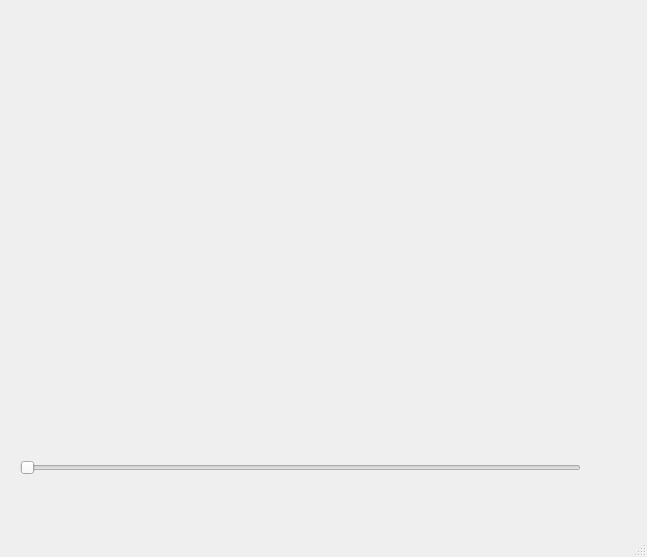
<?xml version="1.0" encoding="UTF-8"?>
<ui version="4.0">
 <class>MainWindow</class>
 <widget class="QMainWindow" name="MainWindow">
  <property name="geometry">
   <rect>
    <x>0</x>
    <y>0</y>
    <width>647</width>
    <height>557</height>
   </rect>
  </property>
  <property name="windowTitle">
   <string>MainWindow</string>
  </property>
  <widget class="QWidget" name="centralwidget">
   <widget class="QLabel" name="label">
    <property name="geometry">
     <rect>
      <x>90</x>
      <y>40</y>
      <width>361</width>
      <height>361</height>
     </rect>
    </property>
    <property name="styleSheet">
     <string notr="true">QLabel{
 background-image: url(:/dial.png);
 background-position: center;
 background-repeat:no-repeat;

}</string>
    </property>
    <property name="text">
     <string/>
    </property>
   </widget>
   <widget class="QSlider" name="horizontalSlider">
    <property name="geometry">
     <rect>
      <x>20</x>
      <y>460</y>
      <width>561</width>
      <height>16</height>
     </rect>
    </property>
    <property name="maximum">
     <number>270</number>
    </property>
    <property name="orientation">
     <enum>Qt::Orientation::Horizontal</enum>
    </property>
   </widget>
  </widget>
  <widget class="QMenuBar" name="menubar">
   <property name="geometry">
    <rect>
     <x>0</x>
     <y>0</y>
     <width>647</width>
     <height>22</height>
    </rect>
   </property>
  </widget>
  <widget class="QStatusBar" name="statusbar"/>
 </widget>
 <resources/>
 <connections/>
</ui>
